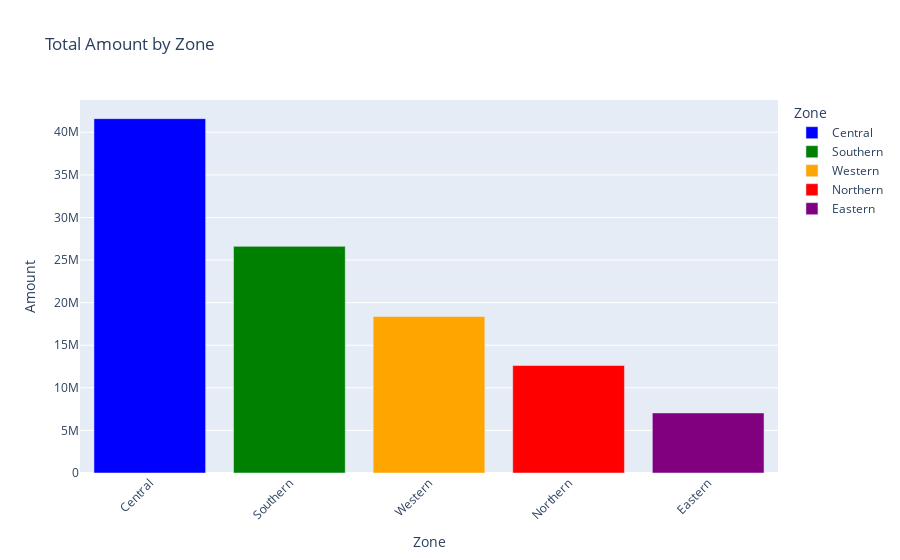

The cell this chart's notebook holds for it:
### Code cell
data = df.groupby('Zone', as_index=False)['Amount'].sum().sort_values(by='Amount', ascending=False)

# Define a custom color palette
colors = ['blue', 'green', 'orange', 'red', 'purple', 'pink', 'cyan']

# Create the interactive bar plot using Plotly Express with the custom color palette
fig = px.bar(data, x='Zone', y='Amount', title='Total Amount by Zone',
             color='Zone', color_discrete_sequence=colors)

# Update the layout for better readability
fig.update_layout(xaxis_tickangle=-45, xaxis_title='Zone', yaxis_title='Amount')

# Show the plot
fig.show()

### Figure 1 — Plotly figure (JSON) as saved in the notebook; plotly's stock layout.template omitted (floating-point values rounded to 4 significant figures)
{"data": [{"alignmentgroup": "True", "hovertemplate": "Zone=%{x}<br>Amount=%{y}<extra></extra>", "legendgroup": "Central", "marker": {"color": "blue", "pattern": {"shape": ""}}, "name": "Central", "offsetgroup": "Central", "orientation": "v", "showlegend": true, "textposition": "auto", "type": "bar", "x": ["Central"], "xaxis": "x", "y": [41600000.0], "yaxis": "y"}, {"alignmentgroup": "True", "hovertemplate": "Zone=%{x}<br>Amount=%{y}<extra></extra>", "legendgroup": "Southern", "marker": {"color": "green", "pattern": {"shape": ""}}, "name": "Southern", "offsetgroup": "Southern", "orientation": "v", "showlegend": true, "textposition": "auto", "type": "bar", "x": ["Southern"], "xaxis": "x", "y": [26610000.0], "yaxis": "y"}, {"alignmentgroup": "True", "hovertemplate": "Zone=%{x}<br>Amount=%{y}<extra></extra>", "legendgroup": "Western", "marker": {"color": "orange", "pattern": {"shape": ""}}, "name": "Western", "offsetgroup": "Western", "orientation": "v", "showlegend": true, "textposition": "auto", "type": "bar", "x": ["Western"], "xaxis": "x", "y": [18373625], "yaxis": "y"}, {"alignmentgroup": "True", "hovertemplate": "Zone=%{x}<br>Amount=%{y}<extra></extra>", "legendgroup": "Northern", "marker": {"color": "red", "pattern": {"shape": ""}}, "name": "Northern", "offsetgroup": "Northern", "orientation": "v", "showlegend": true, "textposition": "auto", "type": "bar", "x": ["Northern"], "xaxis": "x", "y": [12618752], "yaxis": "y"}, {"alignmentgroup": "True", "hovertemplate": "Zone=%{x}<br>Amount=%{y}<extra></extra>", "legendgroup": "Eastern", "marker": {"color": "purple", "pattern": {"shape": ""}}, "name": "Eastern", "offsetgroup": "Eastern", "orientation": "v", "showlegend": true, "textposition": "auto", "type": "bar", "x": ["Eastern"], "xaxis": "x", "y": [7049213], "yaxis": "y"}], "layout": {"barmode": "relative", "legend": {"title": {"text": "Zone"}, "tracegroupgap": 0}, "title": {"text": "Total Amount by Zone"}, "xaxis": {"anchor": "y", "categoryarray": ["Central", "Southern", "Western", "Northern", "Eastern"], "categoryorder": "array", "domain": [0, 1], "tickangle": -45, "title": {"text": "Zone"}}, "yaxis": {"anchor": "x", "domain": [0, 1], "title": {"text": "Amount"}}}}
